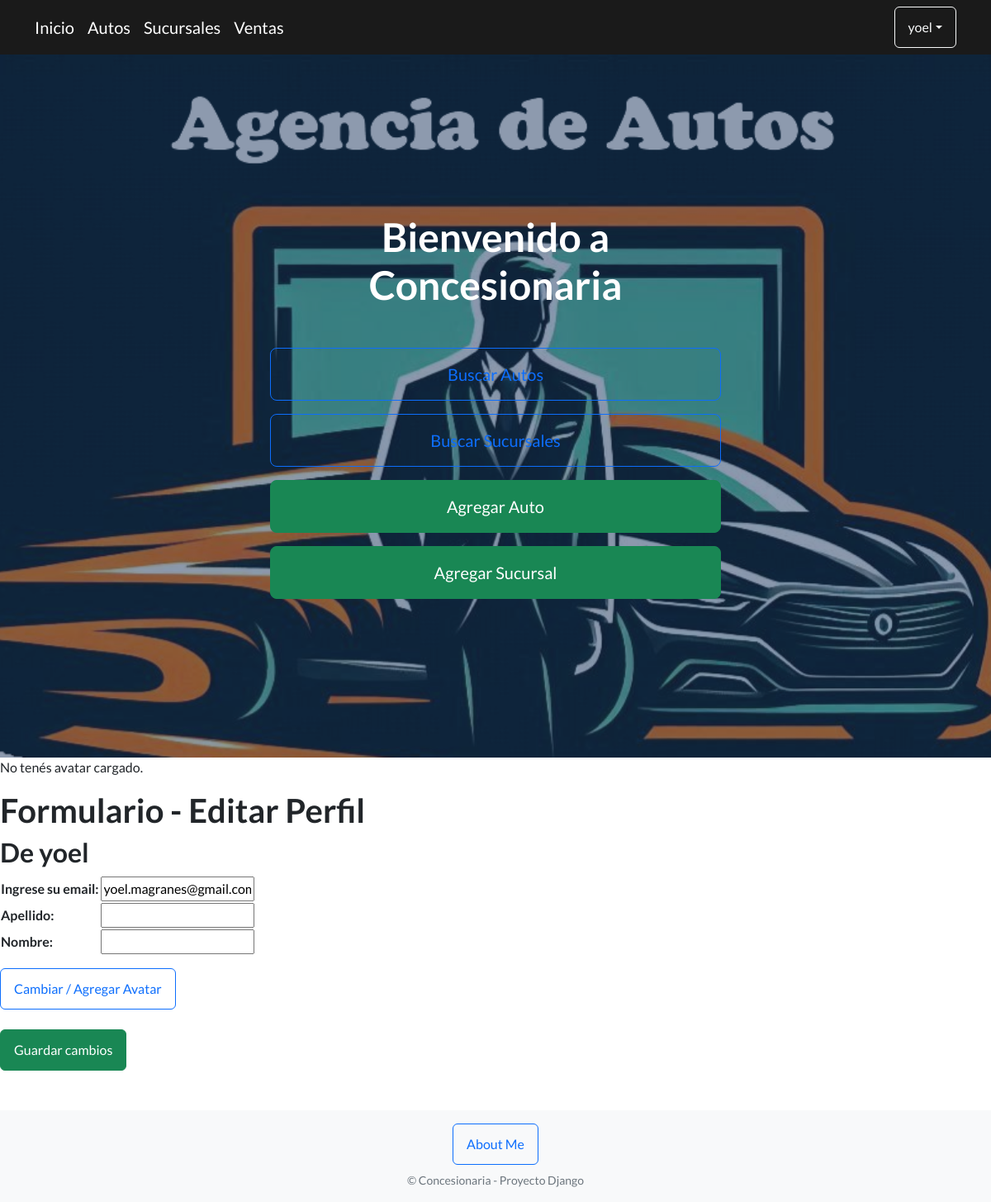
The app's page /editarPerfil/ (signed in), older data.
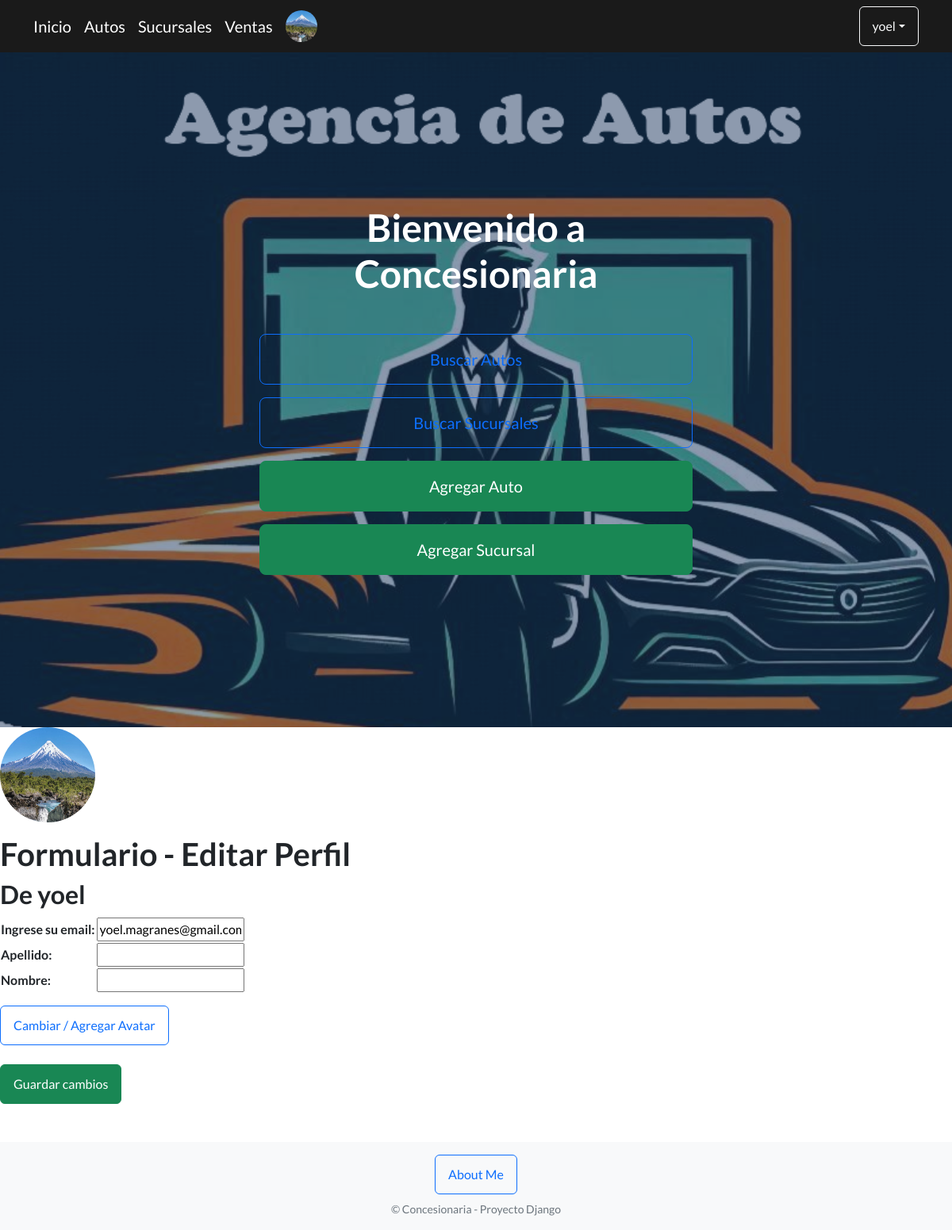
The same page, newer data.
### AppFinal/models.py (models this page shows, shortened)
class Avatar(models.Model):
    user = models.ForeignKey(User, on_delete=models.CASCADE)
    imagen = models.ImageField(upload_to='avatares', null=True, blank=True)

### AppFinal/views.py (the view)
# urls.py: path("editarPerfil/", views.editarPerfil, name="EditarPerfil"),
@login_required
def editarPerfil(request):
    usuario = request.user
    if request.method == "POST":
        formulario = UserEditForm(request.POST, instance=usuario)
        if formulario.is_valid():
            formulario.save()
            return render(request, "AppFinal/inicio.html")
    else:
        formulario = UserEditForm(instance=usuario)
    return render(
        request,
        "AppFinal/editar_perfil.html",
        {"miFormulario": formulario, "usuario": usuario},
    )

### AppFinal/forms.py
class UserEditForm(UserChangeForm):
    password = None
    email = forms.EmailField(label="Ingrese su email:")
    last_name = forms.CharField(label="Apellido")
    first_name = forms.CharField(label="Nombre")
    class Meta:
        model = User
        fields = ['email', 'last_name', 'first_name']

### AppFinal/templates/AppFinal/editar_perfil.html (shortened to what this page needs)
{% extends "AppFinal/inicio.html" %}
{% block contenidoQueCambia %}
{% with user.avatar_set.first as avatar %}
    {% if avatar %}
        <img src="{{ avatar.imagen.url }}" class="rounded-circle mb-3" width="120" height="120">
    {% else %}
        <p>No tenés avatar cargado.</p>
    {% endif %}
{% endwith %}
<h1>Formulario - Editar Perfil</h1>
<h2>De {{ usuario.username }}</h2>
<form action="" method="POST">
    <table>
        {{ miFormulario.as_table }}
    </table>
    <a class="btn btn-outline-primary mt-3" href="{% url 'AgregarAvatar' %}">
        Cambiar / Agregar Avatar
    </a>
    <br><br>
    <input type="submit" value="Guardar cambios" class="btn btn-success">
</form>
{% endblock %}

### AppFinal/templates/AppFinal/inicio.html (shortened to what this page needs)
<!DOCTYPE html>
<html lang="en">
    <head>
        {% load static %}
        <link href="https://cdn.jsdelivr.net/npm/bootstrap-icons@1.5.0/font/bootstrap-icons.css" rel="stylesheet" type="text/css" />
        <link href="{% static 'AppFinal/css/styles.css' %}" rel="stylesheet" />
    </head>
    <body>
        <nav class="navbar navbar-expand-lg" style="background-color: #1a1a1a;">
        <div class="container">
        <a class="navbar-brand text-white" href="{% url 'Inicio' %}">Inicio</a>
        <a class="navbar-brand text-white" href="{% url 'Autos' %}">Autos</a>
        <a class="navbar-brand text-white" href="{% url 'Sucursales' %}">Sucursales</a>
        <a class="navbar-brand text-white" href="{% url 'Ventas' %}">Ventas</a>
            {% if user.is_authenticated %}
                {% with user.avatar_set.first as avatar %}
                    {% if avatar %}
                        <img src="{{ avatar.imagen.url }}" class="rounded-circle me-2" width="40" height="40">
                    {% endif %}
                {% endwith %}
                <div class="dropdown ms-auto">
                 <button class="btn btn-outline-light dropdown-toggle" type="button" data-bs-toggle="dropdown">{{ user.username }}</button>
                 </div>
            {% endif %}
    </div>
</nav>
        <header class="masthead" style="background-image: url('{% static "AppFinal/assets/img/Designer.png" %}')">
            <div class="container position-relative">
                <div class="row justify-content-center">
                    <div class="col-xl-6">
                        <div class="text-center text-white">
                            <h1 class="mb-5">Bienvenido a Concesionaria</h1>
                            {% if user.is_authenticated %}
                            <div class="d-grid gap-3">
                                <a class="btn btn-outline-primary btn-lg" href="{% url 'busquedacamada' %}">Buscar Autos</a>
                                <a class="btn btn-outline-primary btn-lg" href="{% url 'FormularioSucursal' %}">Buscar Sucursales</a>
                                <a class="btn btn-success btn-lg" href="{% url 'AutosFormulario' %}">Agregar Auto</a>
                                <a class="btn btn-success btn-lg" href="{% url 'SucursalesFormulario' %}">Agregar Sucursal</a>
                            </div>
                            {% else %}
                            <p class="lead">Iniciá sesión para acceder a las funciones de búsqueda y carga.</p>
                            <a class="btn btn-primary btn-lg" href="{% url 'login' %}">Iniciar sesión</a>
                            <a class="btn btn-outline-light btn-lg" href="{% url 'register' %}">Registrarse</a>
                            {% endif %}
                        </div>
                    </div>
                </div>
            </div>
        </header>
        {% block contenidoQueCambia %}
        {% endblock %}
<footer class="footer bg-light py-3 mt-5">
    <div class="container text-center">
        <a href="{% url 'About' %}" class="btn btn-outline-primary mb-2">
            About Me
        </a>
        <p class="text-muted small mb-0">
            &copy; Concesionaria - Proyecto Django
        </p>
    </div>
</footer>

Row changes from the older to the newer data that the page shows:
added Avatar: imagen (picture)
Text that changed along with them:
text no longer shown: "No tenés avatar cargado."
